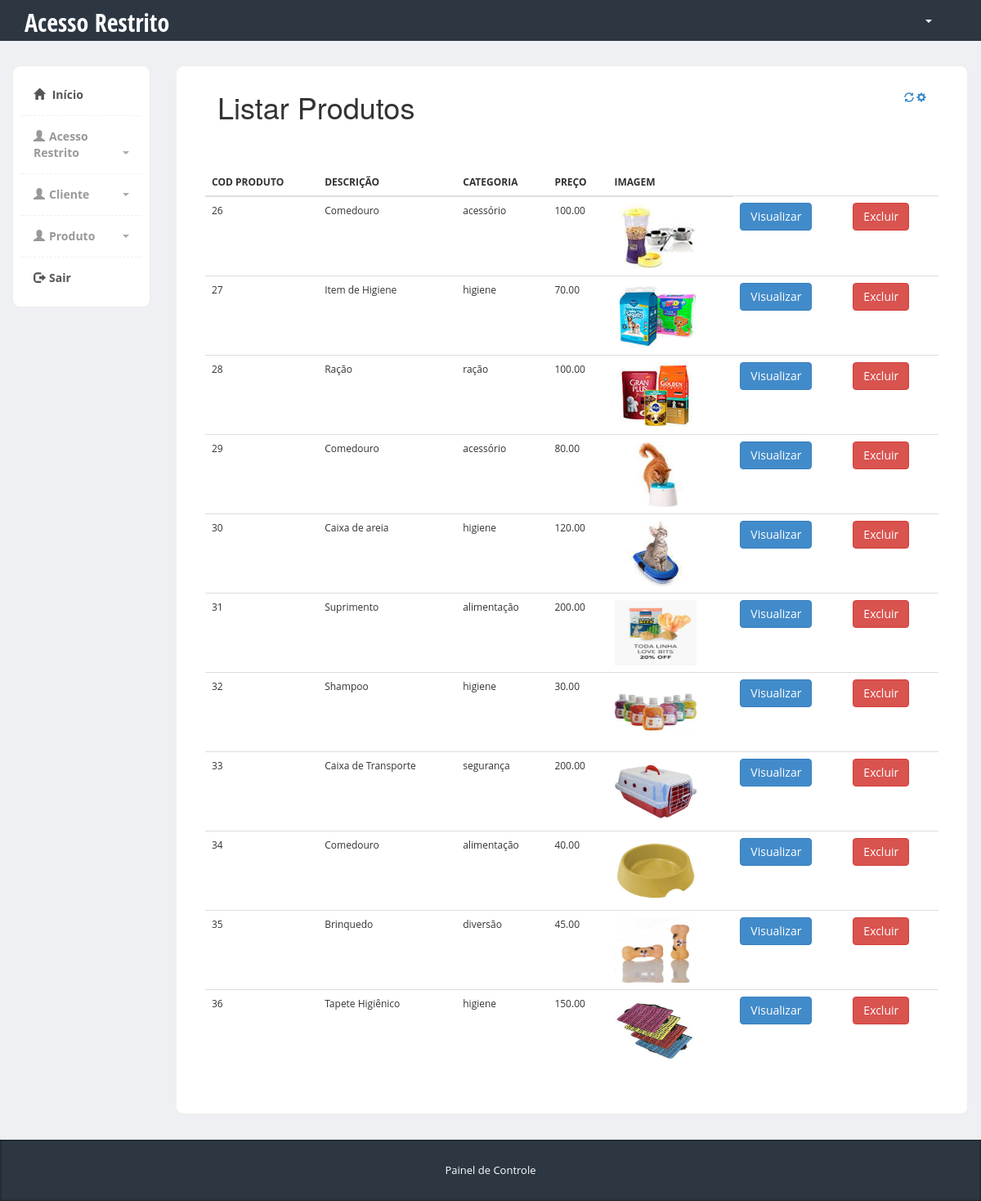
The app's page /admin/produto-lista.php with its own data.
### tables this page shows
CREATE TABLE `produto` (
  `codproduto` int(11) NOT NULL,
  `descricao` varchar(100) NOT NULL,
  `categoria` varchar(20) NOT NULL,
  `preco` float(10,2) NOT NULL,
  `imagem` varchar(100) NOT NULL
);

### admin/Produtos.class.php (called while the page is built, shortened)
<?php
class Produto{
     public function lista(){
        $pdo = Conexao::conexao();
        $sql  = "SELECT * FROM produto;";
        $consulta = $pdo->query($sql);
        $dados = null;
        while ($linha = $consulta->fetch(PDO::FETCH_ASSOC)){
            $dados[] = array(
            "codproduto" => $linha['codproduto'],
            "descricao" => $linha['descricao'],
            "categoria" => $linha['categoria'],
            "preco" => $linha['preco'],
            "imagem" => $linha['imagem']
            );
        }
        return $dados;
    }
}

### admin/produto-lista.php (the view, shortened to what this page needs)
<?php
    require "Produtos.class.php";
    $produto = new Produto ();
    $dados = $produto->lista();
?>
<?php include "includes/header.php" ?>
<div class="col-md-10">
<div class="row">
<div class="col-md-12">
<div class="content-box-large">
<div class="panel-heading">
<div class="panel-title">
<h1>Listar Produtos</h1>
</div>
<div class="panel-options">
<a href="#" data-rel="collapse"><i class="glyphicon glyphicon-refresh"></i></a>
<a href="#" data-rel="reload"><i class="glyphicon glyphicon-cog"></i></a>
</div>
</div>
<div class="panel-body">
<?php if($dados==null){ ?>
    <p>Nenhum produto cadastrado</p>
   <?php } else{ ?>
<table class="lista-dados">
<div class="col-md-10">
<div class="row">
<div class="col-md-6">
 <div class="panel-body">
<table class="table">
<thead>
<tr>
<th>COD PRODUTO</th>
<th>DESCRIÇÃO</th>
<th>CATEGORIA</th>
<th>PREÇO</th>
<th>IMAGEM</th>
 </tr>
</thead>
<?php
foreach($dados as $dado => $coluna){
echo "<tr>";
echo "<td>".$coluna['codproduto']."</td>";
echo "<td>".$coluna['descricao']."</td>";
echo "<td>".$coluna['categoria']."</td>";
echo "<td>".$coluna['preco']."</td>";
echo "<td><img src='fotos/".$coluna['imagem']."' width='100' height='80'/></td>";
echo '<td>  <a href="visualizar-produto.php?codproduto='.$coluna['codproduto'].  "&descricao=" . $coluna['descricao'] . "&categoria=" . $coluna['categoria'] . "&preco=" . $coluna['preco'] . "&imagem=" . $coluna['imagem'] . '"> <input type="submit" class="btn btn-primary"  value="Visualizar"/>
</td>
<td>
<a href="produto-excluir.php?codproduto='.$coluna['codproduto'].'"> <input type="submit" class="btn btn-danger"  value="Excluir"/></a></td>
</td>';
echo "</tr>";
}
?>
<?php } ?>
 </table>
</div>
</div>
</div>
</div>
</div>
</div>
</div>
</div>
</div>
</div>
  <?php include "includes/footer.php" ?>

### admin/css/styles.css (style rules this page uses)
body { font-family: 'Open Sans', sans-serif; position: relative; margin: 0px; font-size: 12px; padding: 0px; }
.content-box, .content-box-large { margin-bottom:30px; background:#fff; border-radius:10px; padding:10px; border-left:1px solid #eee; border-top:1px solid #eee; border-right:2px solid #eee; border-bottom:2px solid #eee; }
.content-box-large { padding: 20px; }
body { background-color: #eff0f3; }
.panel-heading>.panel-title, .content-box-header .panel-title { float: left; padding: 10px 15px; padding-top: 0px; }
.panel-heading>.panel-title>*, .content-box-header .panel-title>* { margin: 0; }
.panel-heading>.panel-options, .content-box-header .panel-options { float: right; padding-right: 15px; }
.panel-heading>.panel-options>a, .content-box-header .panel-options>a { margin-top: 10px; }
.panel-body { clear:both; }

### records on screen
produto: codproduto "26", descricao "Comedouro", categoria "acessório", preco "100.00", imagem (picture)
produto: codproduto "27", descricao "Item de Higiene", categoria "higiene", preco "70.00", imagem (picture)
produto: codproduto "28", descricao "Ração", categoria "ração", preco "100.00", imagem (picture)
produto: codproduto "29", descricao "Comedouro", categoria "acessório", preco "80.00", imagem (picture)
produto: codproduto "30", descricao "Caixa de areia", categoria "higiene", preco "120.00", imagem (picture)
produto: codproduto "31", descricao "Suprimento", categoria "alimentação", preco "200.00", imagem (picture)
produto: codproduto "32", descricao "Shampoo", categoria "higiene", preco "30.00", imagem (picture)
produto: codproduto "33", descricao "Caixa de Transporte", categoria "segurança", preco "200.00", imagem (picture)
produto: codproduto "34", descricao "Comedouro", categoria "alimentação", preco "40.00", imagem (picture)
produto: codproduto "35", descricao "Brinquedo", categoria "diversão", preco "45.00", imagem (picture)
produto: codproduto "36", descricao "Tapete Higiênico", categoria "higiene", preco "150.00", imagem (picture)
